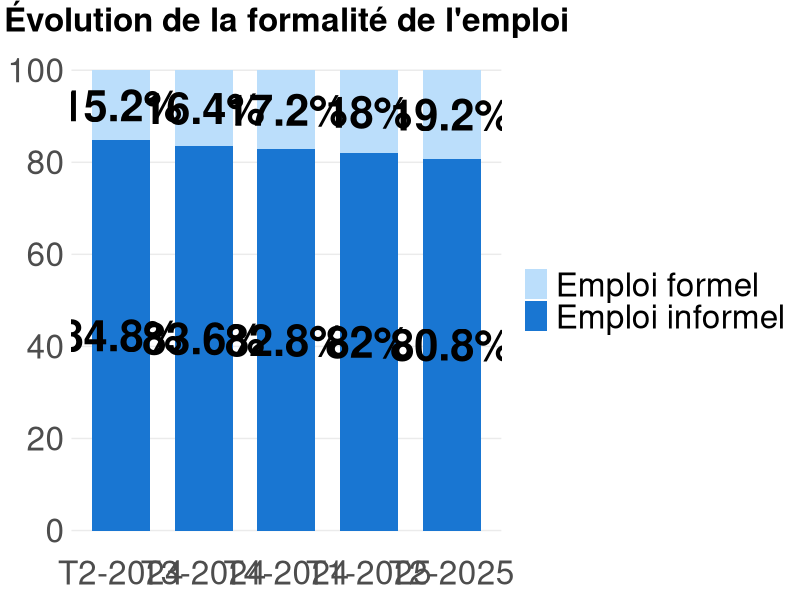

Write R code to recreate this figure.
# Stacked Bar Chart - Évolution de la formalité de l'emploi
# Load required libraries
library(ggplot2)
library(tidyr)

# Dataset
emploi_data <- data.frame(
  Periode = factor(
    c("T2-2024", "T3-2024", "T4-2024", "T1-2025", "T2-2025"),
    levels = c("T2-2024", "T3-2024", "T4-2024", "T1-2025", "T2-2025")
  ),
  Emploi_informel = c(84.8, 83.6, 82.8, 82.0, 80.8),
  Emploi_formel = c(15.2, 16.4, 17.2, 18.0, 19.2)
)

# Transform data to long format
emploi_long <- emploi_data %>%
  pivot_longer(cols = c(Emploi_informel, Emploi_formel), 
               names_to = "Type", 
               values_to = "Pourcentage")

# Rename for display
emploi_long$Type <- factor(emploi_long$Type,
                           levels = c("Emploi_formel", "Emploi_informel"),
                           labels = c("Emploi formel", "Emploi informel"))

# Create stacked bar chart
p <- ggplot(emploi_long, aes(x = Periode, y = Pourcentage, fill = Type)) +
  geom_bar(stat = "identity", width = 0.7) +
  geom_text(aes(label = paste0(Pourcentage, "%")), 
            position = position_stack(vjust = 0.5), 
            size = 11, 
            color = "black",
            fontface = "bold") +
  scale_fill_manual(values = c("Emploi formel" = "#BBDEFB", 
                               "Emploi informel" = "#1976D2")) +
  scale_y_continuous(limits = c(0, 100), breaks = seq(0, 100, 20)) +
  labs(title = "Évolution de la formalité de l'emploi",
       x = NULL,
       y = NULL,
       fill = NULL) +
  theme_minimal() +
  theme(
    plot.title = element_text(size = 24, face = "bold", hjust = 0.5),
    legend.position = "right",
    legend.text = element_text(size = 24),
    panel.grid.major.x = element_blank(),
    panel.grid.minor = element_blank(),
    axis.text = element_text(size = 24)
  )

print(p)
